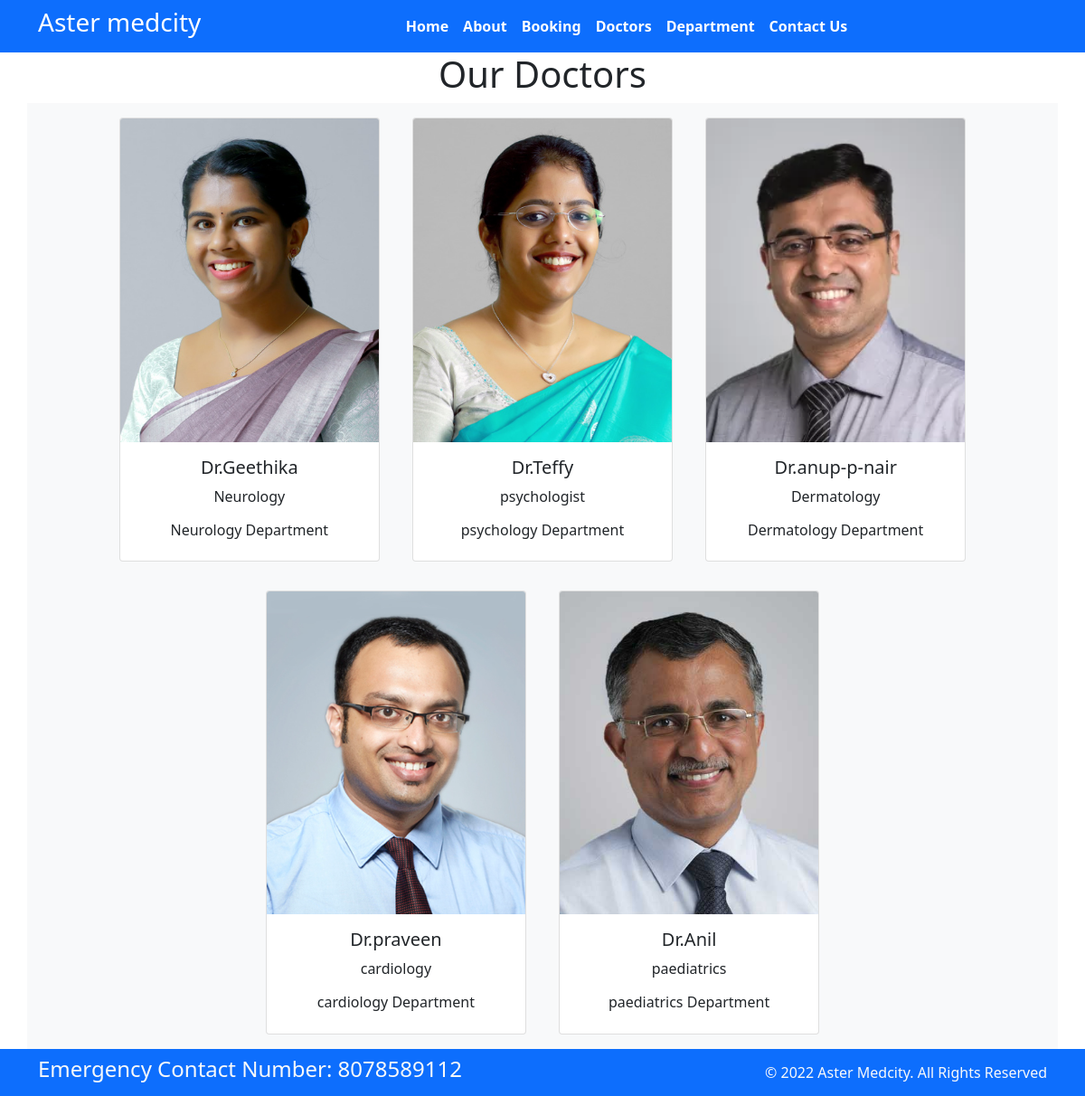
Page /doctors on the committed database.
### home/models.py (models this page shows, shortened)
class doctor(models.Model):
    doc_name = models.CharField(max_length=225)
    doc_spec = models.CharField(max_length=225)
    dep_name = models.ForeignKey(Department, on_delete=models.CASCADE)
    doc_image = models.ImageField(upload_to='doctors')

class Department(models.Model):
    dep_name = models.CharField(max_length=100)
    dep_decription = models.TextField()
    def __str__(self):
        return self.dep_name

### home/views.py (the view)
# urls.py: path('doctors', views.Doctor, name='doctors'),
def Doctor(request):
    dict_docs = {
       'Doctor': doctor.objects.all()
    }
    return render(request, 'doctors.html', dict_docs)

### templates/doctors.html (shortened to what this page needs)
{% extends 'base.html' %}
{% block content %}
<h1 class='text-center'>Our Doctors</h1>
<div class="container text-center bg-light ">
 {% for d in Doctor %}
    <div class="card text-center mx-3 my-3" style="width: 18rem; display:inline-block">
  <img src="{{d.doc_image.url}}" class="card-img-top" alt="...">
  <div class="card-body">
    <h5 class="card-title">Dr.{{d.doc_name}}</h5>
    <p class="card-text">{{d.doc_spec}}</p>
    <h6>{{d.dep_name}} Department </h6>
  </div>
</div>
{% endfor %}
</div>
{% endblock %}

### templates/base.html (shortened to what this page needs)
{% load static %}
<!DOCTYPE html>
<html>
  <head>
    <link rel="stylesheet"
      href=" https://cdn.jsdelivr.net/npm/bootstrap@5.1.3/dist/css/bootstrap.min.css ">
    <link rel="stylesheet"
      href="https://use.fontawesome.com/releases/v5.2.0/css/all.css">
       <link rel="stylesheet"
      href="{% static '/css/style.css'%}">
  </head>
  <body>
    <nav class="navbar bg-primary navbar-expand-md ">
      <div class="container">
        <div class="col-2 text-left pl-md-0">
          <h3 class="text-white"> Aster medcity </h3>
        </div>
        <div
          class="collapse navbar-collapse justify-content-center col-md-8 navbar-collapse-3">
          <ul class="navbar-nav justify-content-center  fw-bold">
            <li class="nav-item active">
              <a class="nav-link text-white" href="{% url 'home' %}">Home </a>
            </li>
            <li class="nav-item">
              <a class="nav-link text-white" href="{% url 'About' %}">About</a>
            </li>
            <li class="nav-item">
              <a class="nav-link text-white" href="{% url 'booking' %}">Booking</a>
            </li>
            <li class="nav-item">
              <a class="nav-link text-white" href="{% url 'doctors' %}">Doctors</a>
            </li>
			 <li class="nav-item">
              <a class="nav-link text-white" href="{% url 'Department' %}">Department</a>
            </li>
            <li class="nav-item">
              <a class="nav-link text-white" href="{% url 'contact' %}">Contact Us</a>
            </li>
          </ul>
        </div>
      </div>
    </nav>
 {%block content%}{% endblock %}
    <section class="">
      <footer class="pt-2 pb-2  bg-primary text-light">
        <div class="container">
          <div class="row align-items-center">
            <div class="col-12 col-md-8">
              <h4>Emergency Contact Number: 8078589112</h4>
            </div>
            <div class="col-12 col-md-4 mt-4 mt-md-0 text-center text-md-end">
              © 2022 Aster Medcity. All Rights Reserved
            </div>
          </div>
        </div>
      </footer>
    </section>
  </body>
</html>

### rows in the picture
doctor: doc_image (picture), doc_name "Geethika", doc_spec "Neurology", dep_name "Neurology"
doctor: doc_image (picture), doc_name "Teffy", doc_spec "psychologist", dep_name "psychology"
doctor: doc_image (picture), doc_name "anup-p-nair", doc_spec "Dermatology", dep_name "Dermatology"
doctor: doc_image (picture), doc_name "praveen", doc_spec "cardiology", dep_name "cardiology"
doctor: doc_image (picture), doc_name "Anil", doc_spec "paediatrics", dep_name "paediatrics"
